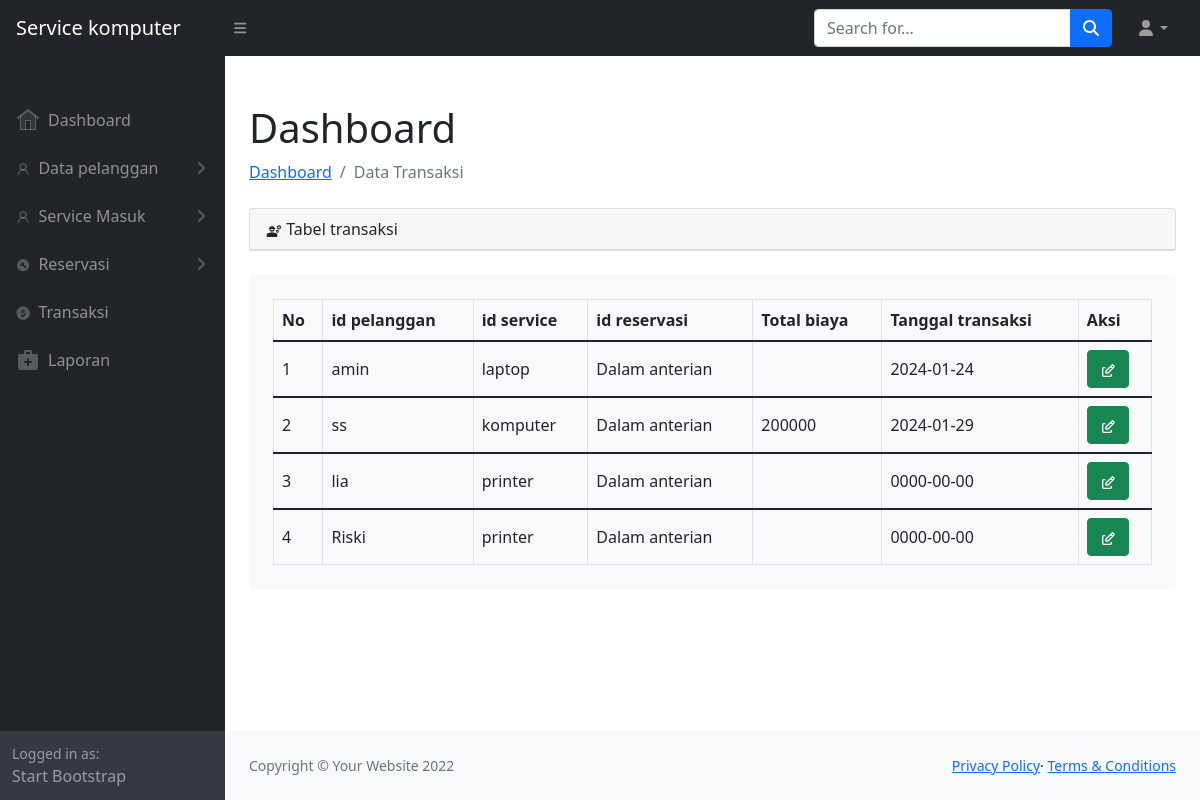
Page /transaksi-data.php on the committed database.
### tables this page shows
CREATE TABLE `tb_trasaksi` (
  `id_transaksi` int(11) NOT NULL,
  `id_pelanggan` int(11) NOT NULL,
  `id_service` int(11) NOT NULL,
  `id_reservasi` int(11) NOT NULL,
  `total_biaya` varchar(100) NOT NULL,
  `tanggal_transaksi` date NOT NULL
);

CREATE TABLE `tb_pelanggan` (
  `id_pelanggan` int(11) NOT NULL,
  `nama` varchar(100) NOT NULL,
  `jenis_kelamin` varchar(100) NOT NULL,
  `alamat` varchar(100) NOT NULL,
  `no_hp` varchar(100) NOT NULL,
  `email` varchar(100) NOT NULL
);

CREATE TABLE `tb_service` (
  `id_service` int(11) NOT NULL,
  `id_pelanggan` int(11) NOT NULL,
  `nama_perangkat` varchar(100) NOT NULL,
  `model` varchar(100) NOT NULL,
  `tanggal_masuk` date NOT NULL,
  `deskripsi` text NOT NULL
);

CREATE TABLE `tb_reservasi` (
  `id_reservasi` int(11) NOT NULL,
  `id_pelanggan` int(11) NOT NULL,
  `id_service` int(11) NOT NULL,
  `id_teknisi` int(11) NOT NULL,
  `status_proses` varchar(100) NOT NULL
);

### transaksi-data.php (the view, shortened to what this page needs)
<?php
include "database.php";
$database = new Database();
$data_transaksi = $database->Data_transaksi();
include "header.php";
?>
<div class="container-fluid pt-4 px-4">
<h1 class="mt-4">Dashboard</h1>
        <ol class="breadcrumb mb-4">
            <li class="breadcrumb-item"><a href="index-admin.php">Dashboard</a></li>
            <li class="breadcrumb-item active">Data Transaksi</li>
        </ol>
        <div class="card mb-4">
            <div class="card-header">
                <i>
                </i>
                Tabel transaksi
        </div>
    </div>
    <div class="col-12">
        <div class="bg-light rounded h-100 p-4">
            <div class="table-responsive">
                    <table class="table text-start align-middle table-bordered table-hover mb-0">
                        <thead>
                            <tr>
                                <th scope="col">No</th>
                                <th scope="col">id pelanggan</th>
                                <th scope="col">id service</th>
                                <th scope="col">id reservasi</th>
                                <th scope="col">Total biaya</th>
                                <th scope="col">Tanggal transaksi</th>
                                <th scope="col">Aksi</th>
                            </tr>
                        </thead>
                                <?php
                                $no = 1;
                                foreach($data_transaksi as $data){
                                ?>
                        <tbody>
                            <tr>
                                <td><?= $no++?></td>
                                <td><?= $data['nama']?></td>
                                <td><?= $data['nama_perangkat']?></td>
                                <td><?= $data['status_proses']?></td>
                                <td><?= $data['total_biaya']?></td>
                                <td><?= $data['tanggal_transaksi']?></td>
                                <td>
                                <a href="transaksi-edit.php?id_transaksi=<?php echo $data['id_transaksi']; ?>&aksi=edit" class="btn btn-success">
                                    <i></i>
                                </a>
                                </td>
                            </tr>
                        </tbody>
                        <?php
                        }
                        ?>
                    </table>
                </div>
            </div>
    </div>
</div>
<?php
include "footer.php";
?>

### rows in the picture
tb_trasaksi: id_pelanggan.nama "amin", id_service.nama_perangkat "laptop", id_reservasi.status_proses "Dalam anterian", tanggal_transaksi "2024-01-24"
tb_trasaksi: id_pelanggan.nama "ss", id_service.nama_perangkat "komputer", id_reservasi.status_proses "Dalam anterian", total_biaya "200000", tanggal_transaksi "2024-01-29"
tb_trasaksi: id_pelanggan.nama "lia", id_service.nama_perangkat "printer", id_reservasi.status_proses "Dalam anterian", tanggal_transaksi "0000-00-00"
tb_trasaksi: id_pelanggan.nama "Riski", id_service.nama_perangkat "printer", id_reservasi.status_proses "Dalam anterian", tanggal_transaksi "0000-00-00"
